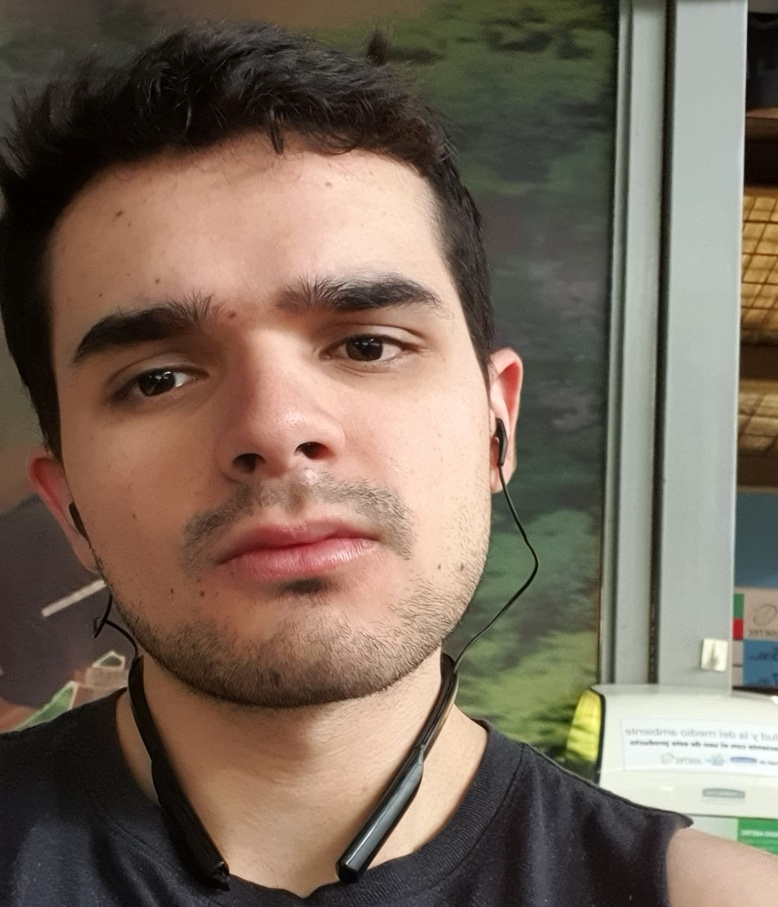
%> input picture Tarea-2/Parte 2/selfie2.jpg, 778 x 907 px, shrunk from 1461 x 1704 before the run
$ octave inpainting_rgb.m   (GNU Octave 9; MATLAB toolbox functions it lacks are replaced by stand-ins)
%> lines starting %> are read from the running program, lines starting %| are printed output that depends on the picture; in (x1, y1, x2, y2) boxes, pixels count from 0 and x2, y2 are one past the last pixel; in counts of white or black regions, pixels touching at a corner belong together; the program's own positions count from 1
clear;clc; close all

pkg load image

% Carga imagen original
I1 = imread('selfie2.jpg');
%> I1 is the input picture: size 907x778x3 uint8; mean R, G, B 121.2, 105.6, 91.2

subplot(1,2,1)
imshow(I1)
title('Imagen Original','FontSize',16)


% Creación de marca
I2 = imread('mask2.jpg');
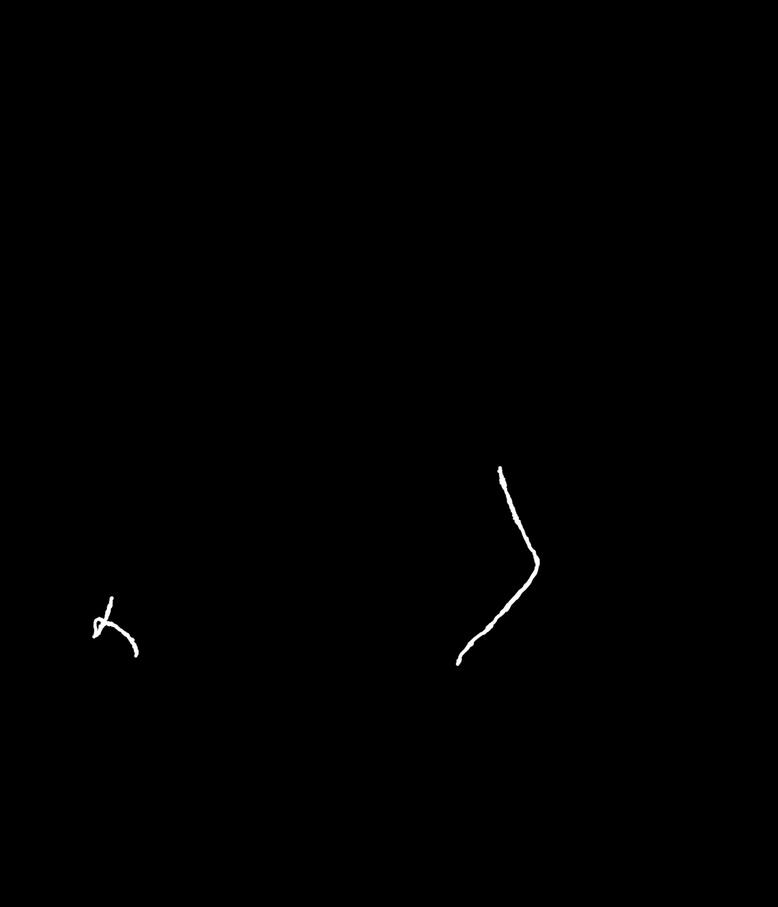
%> input picture Tarea-2/Parte 2/mask2.jpg, 778 x 907 px, shrunk from 1461 x 1704 before the run
%> I2 is the input picture: size 907x778x3 uint8; min 0, max 255, mean 0.5
I2(I2 < 50) = 0; I2(I2 >= 50) = 255;
%> after `I2(I2 < 50) = 0`: I2: size 907x778x3 uint8; 0.26% of pixels changed, all inside (x1, y1, x2, y2) = (88, 464, 544, 672)
%> after `I2(I2 >= 50) = 255`:
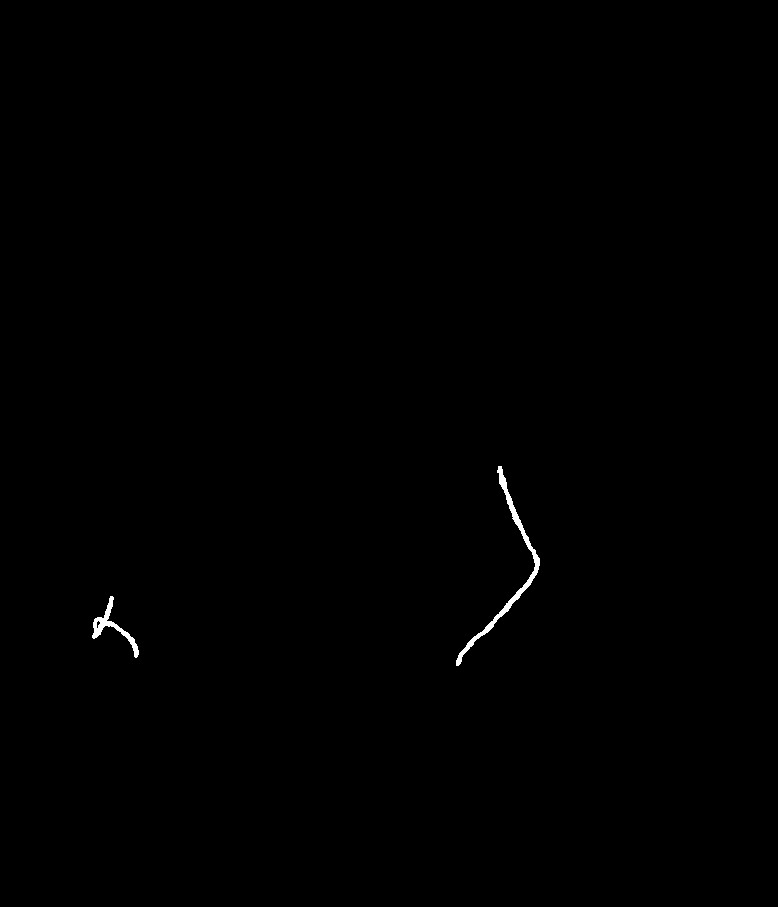
%> I2: size 907x778x3 uint8; 0.24% white; 2 white regions, box (x1, y1, x2, y2) and area: (456, 466, 540, 666) 1167, (92, 596, 139, 658) 547


% valores del kernel
a = 0.073235;
b = 0.176765;

kernel = [a b a;
          b 0 b;
          a b a];

% Encuentra los puntos en donde se debe realizar la convolución.
where_conv = find(I2);
%> where_conv = 5142 values from 84080 to 1900731

R = I1(:, :, 1);
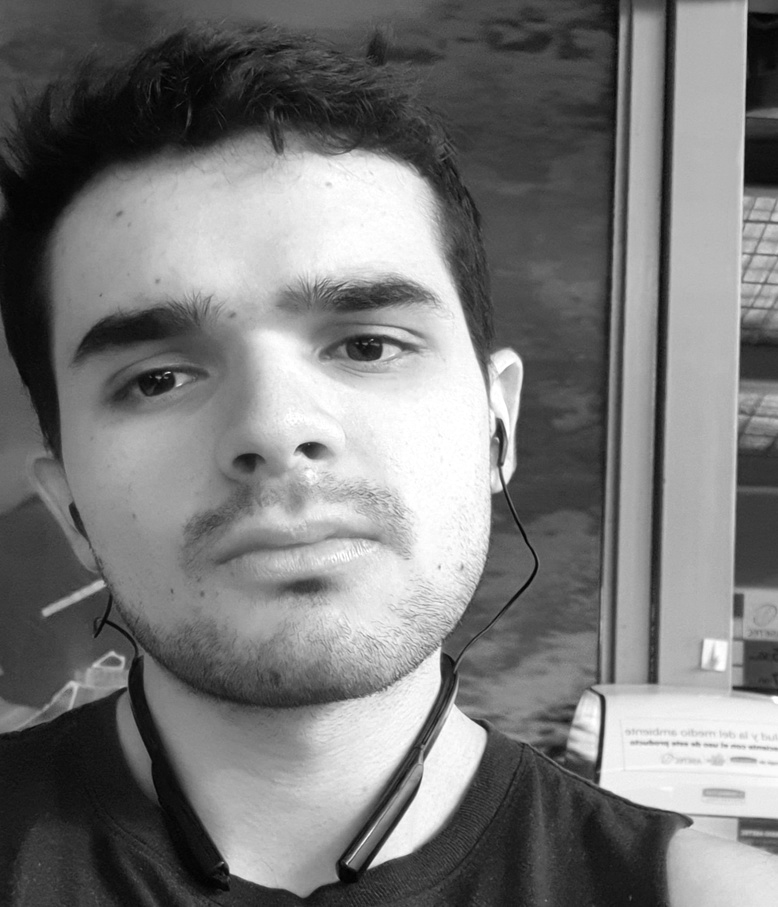
%> R: size 907x778 uint8; min 1, max 255, mean 121.2
G = I1(:, :, 2);
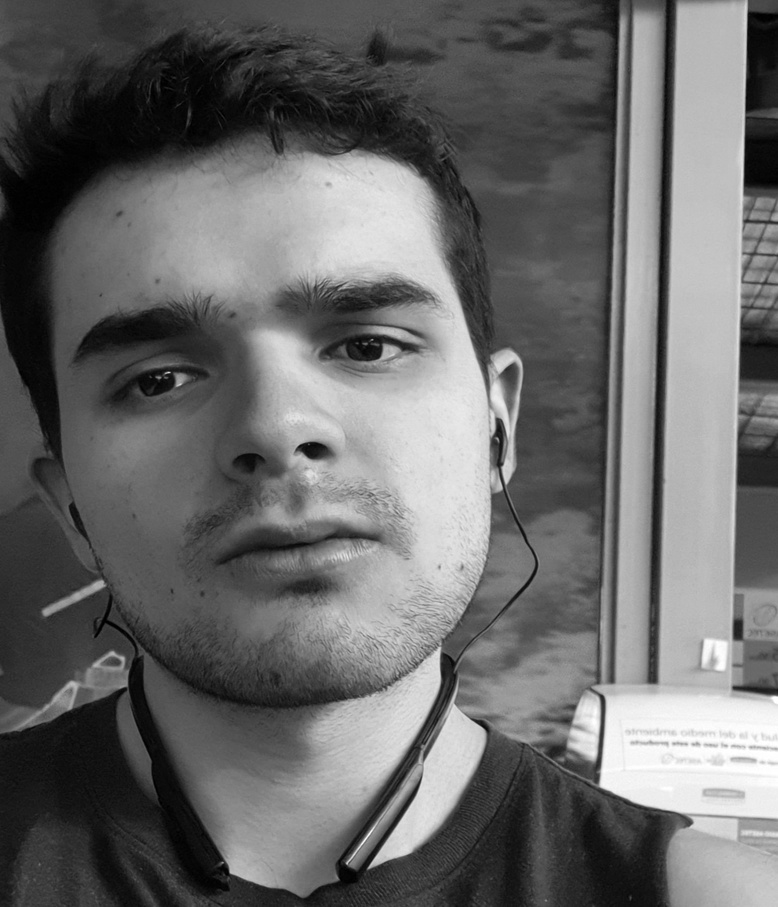
%> G: size 907x778 uint8; min 0, max 255, mean 105.6
B = I1(:, :, 3);
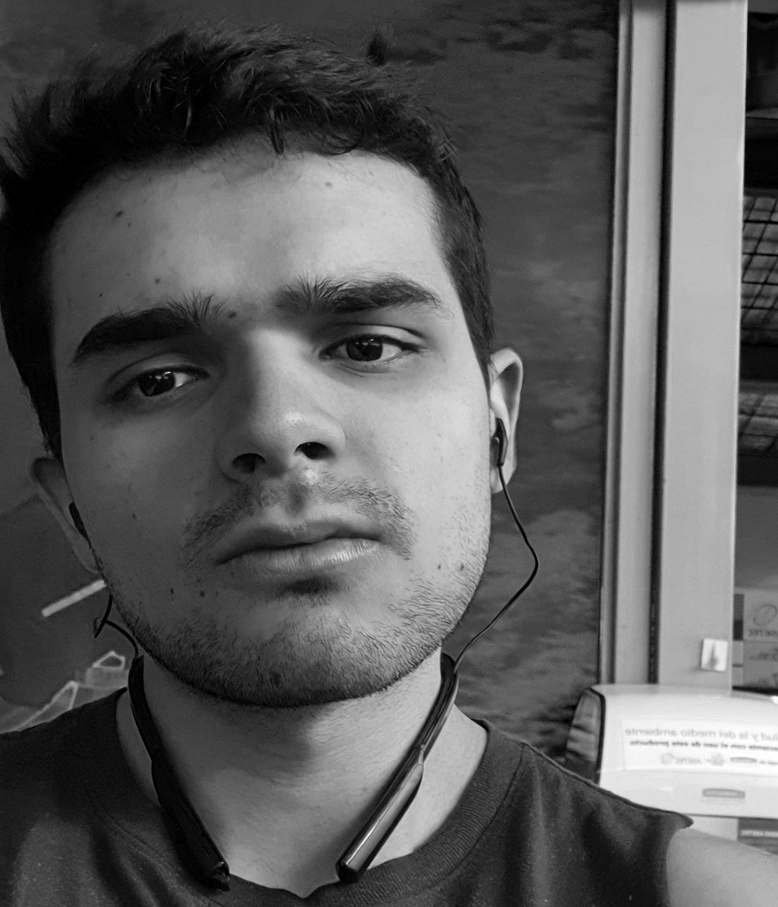
%> B: size 907x778 uint8; min 0, max 255, mean 91.2

last_diff = inf;

it = 0;

% se realiza el procedimiento 10 veces.
while(true)
    % se convoluciona toda la imagen
    conv_red = conv2(R, kernel, "same");
    conv_green = conv2(G, kernel, "same");
    conv_blue = conv2(B, kernel, "same");

    % Calcula la sumatoria de los pixeles en la imagen reconstruida actual.
%> (the run ends here)
